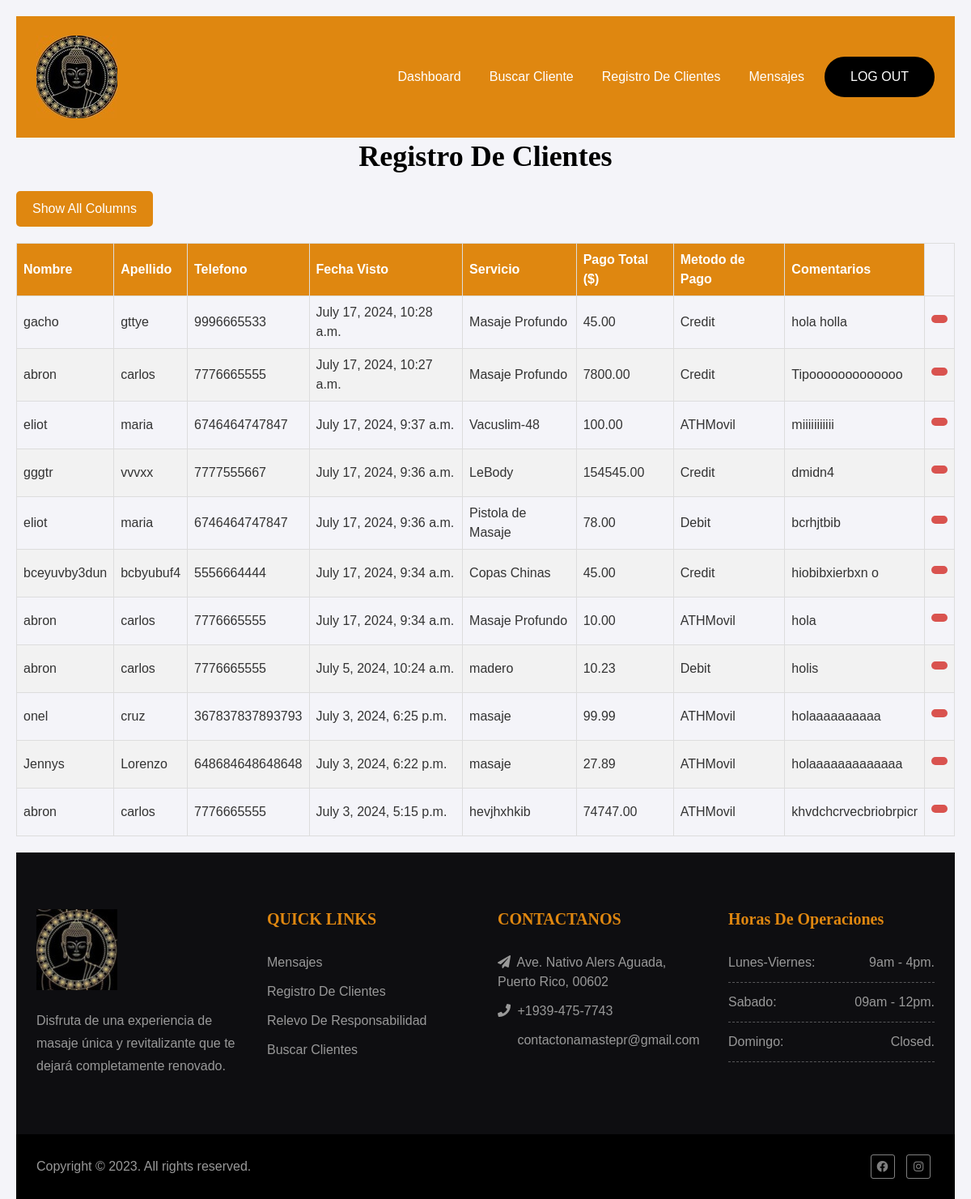
The page /registro/ (signed in) on the database as committed earlier.
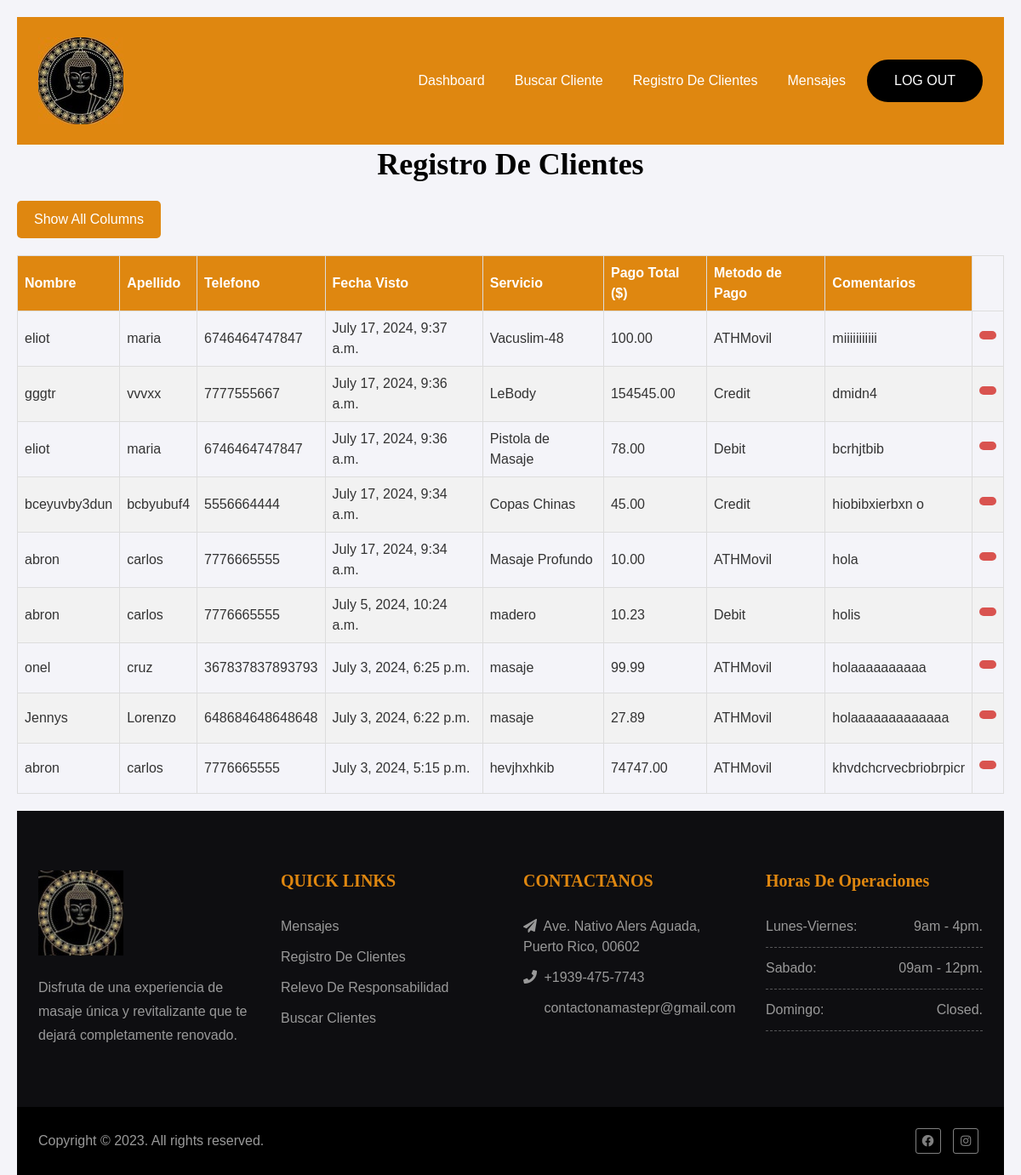
The same page on the database as committed later.
### namaste_app/models.py (models this page shows, shortened)
class CustomerEntry(models.Model):
    customer = models.ForeignKey(Customer, on_delete=models.CASCADE, related_name='entries')
    date_seen = models.DateTimeField(auto_now_add=True, verbose_name="Date Seen")
    treatment = models.CharField(max_length=50, choices=TreatmentType.choices, default='')
    payment_type = models.CharField(max_length=50, choices=PaymentType.choices, default='')
    payment_amount = models.DecimalField(max_digits=10, decimal_places=2, help_text="Price in dollars")
    comments = models.CharField(max_length=300, blank=True, default='')

class Customer(models.Model):
    first_name = models.CharField(max_length=50, null=False, blank=False, default='')
    last_name = models.CharField(max_length=50, null=False, blank=False, default='')
    email = models.EmailField()
    phone_number = models.CharField(max_length=50, blank=False)
    address = models.CharField(max_length=100, blank=True, default='')
    has_condition = models.BooleanField(default=False, verbose_name="Has Condition")
    condition_names = models.CharField(max_length=100, null=True, blank=True, verbose_name="Condition Names")
    accept_photo = models.BooleanField(default=False, verbose_name="Accepts Pictures")
    accept_publishing = models.BooleanField(default=False, verbose_name="Accepts Publishing")
    sign_date = models.DateTimeField(null=True, blank=True)
    signature = models.ImageField(upload_to='signatures/', null=True, blank=True, default='')  # Stores the path to the signature image

### namaste_app/views.py (the view)
# urls.py: path("registro/", views.registro, name="registro"),
@login_required
def registro(request):
    context = {}
    try:
        customer_entries = CustomerEntry.objects.order_by('-date_seen')
        context['customer_entries'] = customer_entries
    except Exception as e:
        return f"Error fetching records: {str(e)}"
    return render(request, "registro.html", context)

### namaste_app/templates/registro.html (shortened to what this page needs)
{% extends "admin_base.html" %}{% block title %}Registro De Clientes{% endblock %}
{% load widget_tweaks %}
{% block content %}
<h1>Registro De Clientes</h1>
<button id="toggle-button" class="toggle-button">Show All Columns</button>
<table id="data-table">
    <thead>
        <tr>
            <th class="nombre">Nombre</th>
            <th class="apellido">Apellido</th>
            <th class="telefono">Telefono</th>
            <th class="fecha">Fecha Visto</th>
            <th class="servicio">Servicio</th>
            <th class="pago_total">Pago Total ($)</th>
            <th class="metodo">Metodo de Pago</th>
            <th class="comentarios">Comentarios</th>
        </tr>
    </thead>
    <tbody>
        {% for entries in customer_entries %}
        <tr>
            <td class="nombre">{{ entries.customer.first_name }}</td>
            <td class="apellido">{{ entries.customer.last_name }}</td>
            <td class="telefono">{{ entries.customer.phone_number }}</td>
            <td class="fecha">{{ entries.date_seen }}</td>
            <td class="servicio">{{ entries.treatment }}</td>
            <td class="pago_total">{{ entries.payment_amount }}</td>
            <td class="metodo">{{ entries.payment_type }}</td>
            <td class="comentarios">{{ entries.comments }}</td>
            <td>
                <form method="post" action="{% url 'borrar_entrada' entries.id %}">
                    <button type="submit" class="delete-btn" name="delete-button">
                    </button>
                </form>
            </td>
        </tr>
        {% endfor %}
    </tbody>
</table>
{% endblock %}

### namaste_app/templates/admin_base.html (shortened to what this page needs)
<!DOCTYPE html>
<html lang="en">
<head>
    <link href="/static/css/bootstrap.min.css" rel="stylesheet">
	<link href="/static/css/animate.css" rel="stylesheet">
	<link href="/static/css/venobox.css" rel="stylesheet">
	<link href="/static/css/owl.carousel.min.css" rel="stylesheet">
	<link href="/static/css/chosen.css" rel="stylesheet">
	<link href="/static/css/bootstrap-timepicker.min.css" rel="stylesheet">
	<link href="/static/css/datepicker.css" rel="stylesheet">
	<link rel="stylesheet" href="/static/fonts/font-awesome/css/font-awesome.min.css">
    <link rel="stylesheet" href="https://cdnjs.cloudflare.com/ajax/libs/font-awesome/5.15.3/css/all.min.css">
	<link href="/static/style.css" rel="stylesheet">
</head>
<body>
	<nav class="navbar navbar-expand-lg bg-white">
		<div class="container">
			<a class="navbar-brand" href="{% url 'dashboard' %}">
                <img src="/static/img/namaste/colored_buddha_logo (1).jpg" alt="Logo">
            </a>
			<div class="collapse navbar-collapse" id="main-nav">
				<ul class="navbar-nav ml-auto">
					<li class="nav-item">
						<a class="nav-link" href="{% url 'dashboard' %}">Dashboard</a>
					</li>
					<li class="nav-item">
						<a class="nav-link" href="{% url 'buscar_cliente' %}">Buscar Cliente</a>
					</li>
					<li class="nav-item">
						<a class="nav-link" href="{% url 'registro' %}">Registro De Clientes</a>
					</li>
					<li class="nav-item">
						<a class="nav-link" href="{% url 'mensajes' %}">Mensajes</a>
					</li>
                    <li class="nav-item btn-appointment">
						<a class="nav-link" href="{% url 'logout' %}">Log Out</a>
					</li>
				</ul>
			</div>
		</div>
	</nav>
    <div>{% block content %} {% endblock %}</div>
	<footer id="footer">
		<div class="footer-top">
			<div class="container">
				<div class="row">
					<div class="col-md-3">
						<div class="footer-widget">
                            <img src="/static/img/namaste/footer-logo.jpg" alt="Logo">
                            <br><br>
							<p>Disfruta de una experiencia de masaje única y revitalizante que te dejará completamente renovado.</p>
						</div>
					</div>
					<div class="col-md-3">
						<div class="footer-widget">
							<h3>QUICK LINKS</h3>
							<ul>
                                <li><a href="{% url 'mensajes' %}">Mensajes</a></li>
								<li><a href="{% url 'registro' %}">Registro De Clientes</a></li>
								<li><a href="{% url 'relevo' %}">Relevo De Responsabilidad</a></li>
								<li><a href="{% url 'buscar_cliente' %}">Buscar Clientes</a></li>
							</ul>
						</div>
					</div>
					<div class="col-md-3">
						<div class="footer-widget">
							<h3>CONTACTANOS</h3>
							<ul>
								<li><i class="fa fa-send" aria-hidden="true"></i> Ave. Nativo Alers Aguada, Puerto Rico, 00602</li>
								<li><i class="fa fa-phone" aria-hidden="true"></i> +1939-475-7743</li>
								<li><i class="fa fa-envelope-o" aria-hidden="true"></i> contactonamastepr@gmail.com</li>
							</ul>
						</div>
					</div>
					<div class="col-md-3">
						<div class="footer-widget">
							<h3>Horas de Operaciones</h3>
							<ul class="bussiness-hour">
								<li>Lunes-Viernes: <span class="pull-right">9am - 4pm.</span></li>
								<li>Sabado: <span class="pull-right">09am - 12pm.</span></li>
								<li>Domingo: <span class="pull-right">Closed.</span></li>
							</ul>
						</div>
					</div>
				</div>
			</div>
		</div>
		<div class="footer-bottom">
			<div class="container">
				<div class="row">
					<div class="col-sm-12 col-md-6">
						<div class="copyright">
							<p>Copyright &copy; 2023. All rights reserved.</p>
						</div>
					</div>
					<div class="col-sm-12 col-md-6">
						<ul class="social-icons pull-right">
							<li><a href="https://www.facebook.com/NamastebyJ" target="_blank"><i class="fab fa-facebook"></i></a></li>
							<li><a href="https://www.instagram.com/namastebyjennys/" target="_blank"><i class="fab fa-instagram"></i></a></li>
						</ul>
					</div>
				</div>
			</div>
		</div>
	</footer>
</body>
</html>

### namaste_app/static/style.css (style rules this page uses)
* { padding:0; margin:0; }
img { border:none; outline:none; height:auto; max-width:100%; }
a,a:active,a:focus,a:hover { outline:none!important; text-decoration:none; }
a { -webkit-transition:all 0.2s ease-in-out; -moz-transition:all 0.2s ease-in-out; -ms-transition:all 0.2s ease-in-out; -o-transition:all 0.2s ease-in-out; transition:all 0.2s ease-in-out; color:#333; }
ul, ol { margin:0; list-style-type:none; }
body { font-family: 'Poppins', sans-serif; background:#fff; font-size:16px; position:relative; overflow-x:hidden; }
h1, h2, h3, h4, h5, h6 { color:#333; font-family: 'Luxurious Roman', serif; }
h1 { font-weight: 600; font-size:36px; line-height:46px; margin: 0 0 14px; }
h3 { font-size:20px; font-weight:600; text-transform:capitalize; margin:0 0 20px; }
p { font-size: 16px; line-height: 28px; color: #929292; margin: 0 0 25px; }
.navbar { padding:20px 0; }
.navbar .navbar-brand { padding:4px 0; }
.navbar .navbar-nav .nav-item { position:relative; }
.navbar .navbar-nav .nav-link { padding: 13px 10px; font-size: 16px; color: white; line-height: 24px; font-weight: 400; text-transform:capitalize; position:relative; }
.navbar .navbar-nav .nav-item:not(.btn-appointment)::before { width:1px; height:40px; position:absolute; left:50%; top:0; content:''; background: #e1ecff; margin-left:-2px; transform:rotate(45deg); opacity:0; visibility:hidden; -webkit-transition: opacity 0.3s ease-in-out; -ms-transition: opacity 0.3s ease-in-out; -moz-transition: opacity 0.3s ease-in-out; transition: opacity 0.3s ease-in-out; }
.navbar .navbar-nav .nav-item:not(.btn-appointment)::after { width:1px; height:40px; position:absolute; left:50%; bottom:0; content:''; background:#e1ecff; margin-right:-2px; transform:rotate(45deg); opacity:0; visibility:hidden; -webkit-transition: opacity 0.3s ease-in-out; -ms-transition: opacity 0.3s ease-in-out; -moz-transition: opacity 0.3s ease-in-out; transition: opacity 0.3s ease-in-out; }
.navbar .navbar-nav .nav-item.btn-appointment .nav-link { background: black; color: #fff; padding: 11px 30px; border-radius: 25px; text-transform: uppercase; border: 2px solid black; }
.navbar .navbar-nav .nav-item.btn-appointment { margin-left:15px; }
.navbar .navbar-nav .nav-item { margin-left:15px; }
.navbar .navbar-nav .nav-item:first-child { margin:0; }
.social-icons li { display: inline-block; margin: 0 5px; }
.social-icons li a { display: inline-block; font-size: 14px; color: rgba(255,255,255,0.5); width: 30px; line-height: 28px; text-align:center; border: 1px solid rgba(255,255,255,0.5); border-radius: 3px; -webkit-transition: all 0.3s ease-in-out; -ms-transition: all 0.3s ease-in-out; -moz-transition: all 0.3s ease-in-out; transition: all 0.3s ease-in-out; }
#footer { width:100%; float:left; height:auto; }
.footer-top { width:100%; float:left; height:auto; padding:70px 0; background:#0e0e11; }
.footer-widget { width:100%; float:left; height:auto; }
.footer-widget h3 { color:#DF8710; margin:0 0 30px; }
.footer-widget p { color:#999; margin:0; }
.footer-top ul { width:100%; float:left; }
.footer-top ul li { width:100%; float:left; margin:0 0 12px; color:#999; }
.footer-top ul li:last-child { margin:0; }
.footer-top ul li a { color:#999; }
.footer-widget .fa { width:20px; }
.bussiness-hour li { padding-bottom:12px; border-bottom:1px dashed rgba(255,255,255,0.3); }
.footer-bottom { width:100%; float:left; height:auto; background:#000; padding:25px 0; }
.copyright p { margin:0; color:#999; line-height:30px; }

### namaste_app/templates/registro.html (style rules this page uses)
body { font-family: Arial, sans-serif; background-color: #f4f4f9; margin: 0; padding: 20px; color: #333; }
h1 { color: black; text-align: center; margin-bottom: 20px; }
button { background-color: #DF8710; color: white; border: none; padding: 10px 20px; margin-bottom: 20px; border-radius: 5px; cursor: pointer; font-size: 16px; }
table { width: 100%; border-collapse: collapse; margin-bottom: 20px; }
table, th, td { border: 1px solid #ddd; }
th, td { text-align: left; padding: 8px; }
th { background-color: #DF8710; color: white; }
tr:nth-child(even) { background-color: #f2f2f2; }
.delete-btn { background-color: #d9534f; color: white; border: none; padding: 5px 10px; border-radius: 5px; cursor: pointer; }

Rows that differ between the two databases and show on the page:
removed CustomerEntry: customer.first_name "gacho", customer.last_name "gttye", customer.phone_number "9996665533", date_seen "July 17, 2024, 10:28 a.m.", treatment "Masaje Profundo", payment_amount "45.00", payment_type "Credit", comments "hola holla"
removed CustomerEntry: customer.first_name "abron", customer.last_name "carlos", customer.phone_number "7776665555", date_seen "July 17, 2024, 10:27 a.m.", treatment "Masaje Profundo", payment_amount "7800.00", payment_type "Credit", comments "Tipooooooooooooo"
